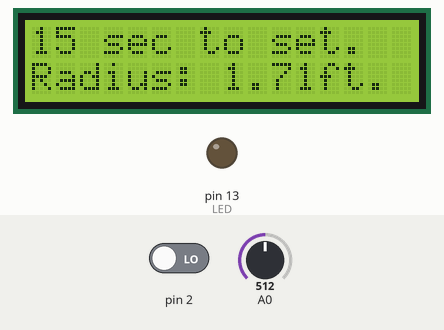
This sketch was run on a simulated Arduino Uno, built with avr-gcc and run on an emulated ATmega328P. Shown: 16×2 character LCD, output pins drawn as LEDs (lit = HIGH). Inputs (shaded band) come from the test bench; at power-on: pin 2 LOW, A0 = 512. What the sketch prints to the serial monitor is not drawn.

Above: at 0.85 s.
1.3 s: pin 2 driven HIGH
At 3.6 s:
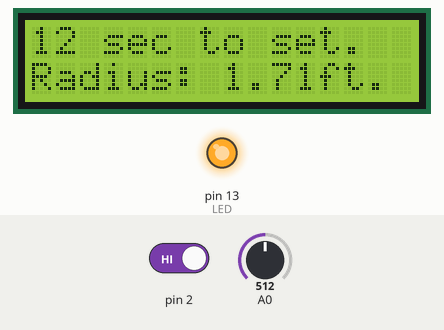
4.3 s: A0 set to 490
At 5.8 s:
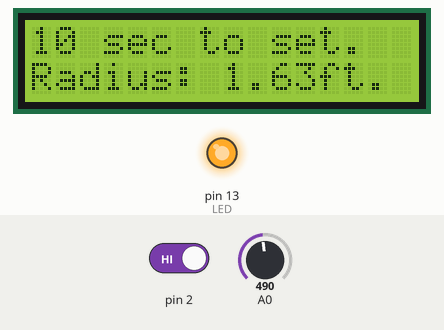
7.3 s: A0 set to 466
At 7.48 s:
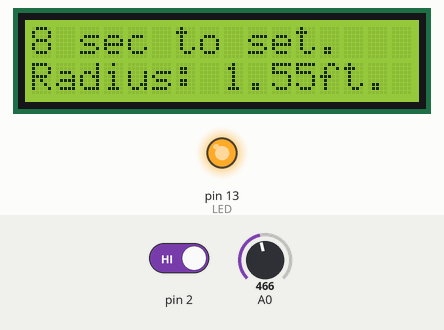
10.3 s: A0 set to 511
At 11.7 s:
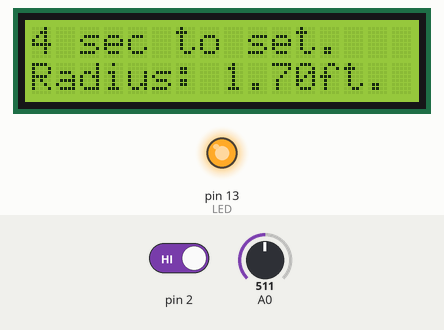
12.5 s: pin 2 driven LOW
At 15.4 s:
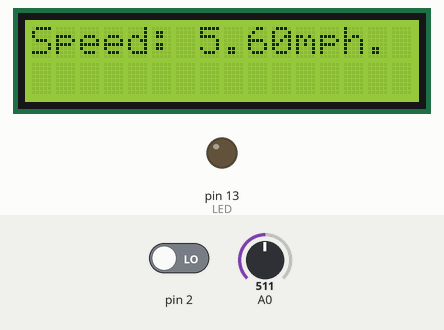
15.5 s: pin 2 driven HIGH
At 16.5 s:
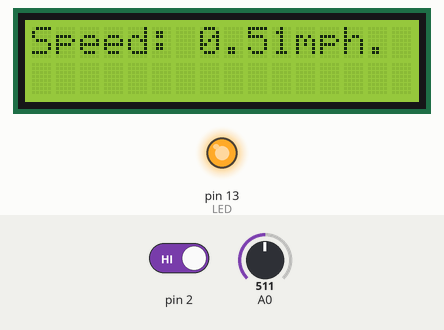
Timing chart, 0 to 18.5 s (numbered marks = the images above; inputs shaded):
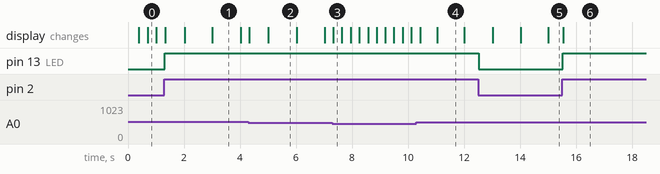

Measured:
- after the input at 1.3 s, pin 13 (LED): LOW → HIGH at once
- after the input at 12.5 s, pin 13 (LED): HIGH → LOW at once
- after the input at 15.5 s, pin 13 (LED): LOW → HIGH at once; the display: changes at once (image 6)
- what the display in image 1 shows lasts 1.0 s, from 3.0 s to 4.0 s

The sketch:

BikeCyclocomputer.ino
```cpp
#define baudRate  9600
#define magSensorPin  0; //Pin 2 (interrupt 0)
#define magPin_PIN      PIND
#define LED  13

#include <LiquidCrystal.h>

int lastState = LOW;
int magCount = 0;
int magState;
float wheelSize;
double speedMPH;

unsigned long time = 0;
long timeDelay = 50;
float inTime;
long oldTime;
int wheelCount = 0;
int wheelTotal;

LiquidCrystal lcd(12, 11, 7, 6, 5, 4);

void setup(){
  magState = digitalRead(2);
  Serial.begin(9600);
  pinMode(LED, 13);
  lcd.begin(16, 2);
  attachInterrupt(0, senseMag, CHANGE);
}

void  loop(){
  if(magState != lastState && magState == HIGH){
    inTime = millis() - oldTime;
  }
  if(digitalRead(2) == LOW){
    magState = LOW;
  }

  if (magState == HIGH) {
    digitalWrite(LED, HIGH);
    if (lastState != HIGH){
      lastState = HIGH;
      magCount++;
      oldTime = millis();
    }
  }
  else {
    digitalWrite(LED, LOW);
    if (lastState != LOW && millis() - time > timeDelay)
      lastState = LOW;
    time = millis();
  }


  if(Serial.available() >= 0 && speedMPH <= 25) {
    Serial.print(speedMPH);
    Serial.flush();
    Serial.print(",");
    Serial.print(magCount*wheelSize*2*PI);
    Serial.flush();
    Serial.print(",");
    Serial.println(analogRead(0));
    Serial.flush();
  }
  if(inTime >= 100)
    speedMPH = 2*wheelSize*PI*3600000/5280/inTime;
  if(millis() <= 15000){
    wheelSize = analogRead(0);
    wheelSize = wheelSize/300;
    lcd.setCursor(0, 0);
    lcd.print(15 - int(millis()/1000));
    lcd.print(" sec to set.");
    lcd.setCursor(0, 1);
    lcd.print("Radius: ");
    lcd.print(double(wheelSize));
    lcd.print("ft.");
    wheelCount ++;
  }
  else {
    lcd.setCursor(0, 0);
    lcd.print("Speed: ");
    lcd.print(speedMPH);
    lcd.print("mph.");
  }
  delay(10);
  lcd.clear();
}

void senseMag(){
  if(magState == LOW)
    magState = HIGH;
  else
    magState = LOW;
}
```
